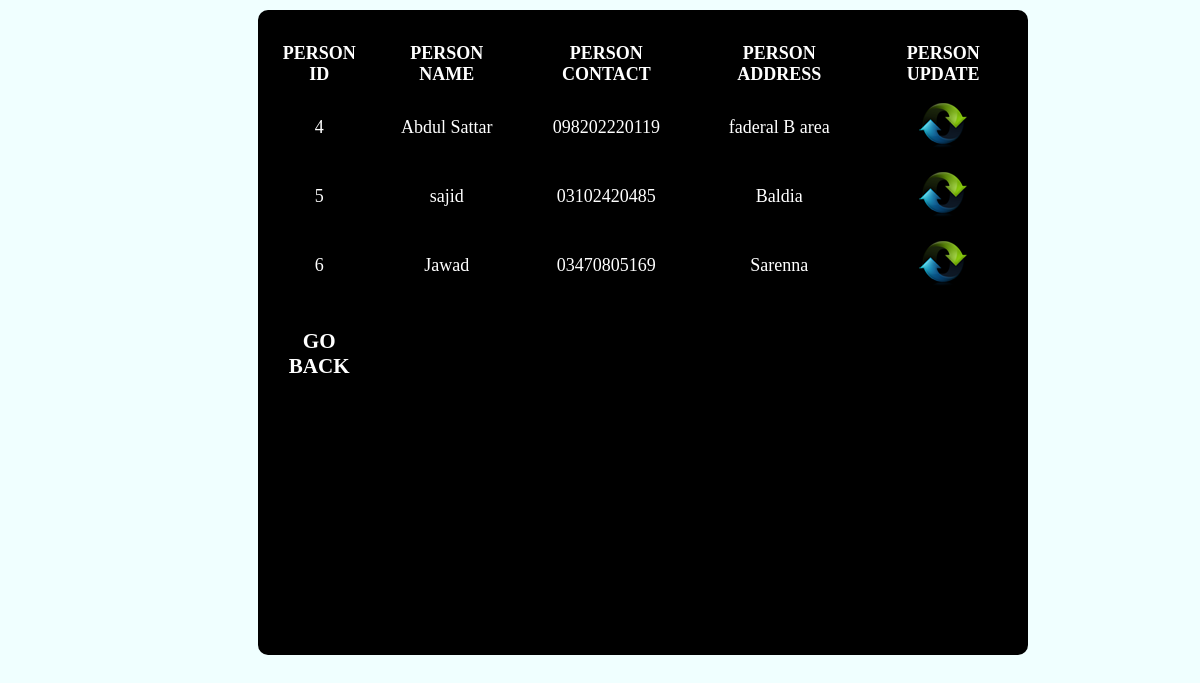
Page /update_person.php on the committed database.
### tables this page shows
CREATE TABLE `add_person` (
  `per_id` int(11) NOT NULL,
  `per_name` varchar(255) NOT NULL,
  `per_contact` varchar(255) NOT NULL,
  `per_address` varchar(255) NOT NULL
);

### update_person.php (the view, shortened to what this page needs)
<!DOCTYPE html>
<html>
<head>
	<link rel="stylesheet" type="text/css" href="style.css" media="all" />
</head>
<body>
<div class="maincontainer" style="width: 100%; height: 645px; background: Azure;">
<div style="width: 65%; height: 100%; background: black; border-radius: 10px; margin-top: 10px; color: white; margin-left: 250px;">
	<div style="width:100%; height: 100%;  border-radius: 20px; float: left;" class="chatbox">
			<div class="chatlogs">
			<div class="chat friend">
				<table align="center" style="margin-top: 20px; font-size: 18px; text-align: center;" border="0" cellspacing="10" cellpadding="3" >
				<tr>
					<th>PERSON ID</th>
					<th>PERSON NAME</th>
					<th>PERSON CONTACT</th>
					<th>PERSON ADDRESS</th>
					<th>PERSON UPDATE</th>
				</tr>
						<?php
				global $link;
		$get_person="select * from add_person";
		$run_get_person=mysqli_query($link,$get_person);
		while ($row_run_get_person=mysqli_fetch_array($run_get_person)) {
		$person_id=$row_run_get_person['per_id'];
		$person_name=$row_run_get_person['per_name'];
		$person_contact=$row_run_get_person['per_contact'];
		$person_address=$row_run_get_person['per_address'];
		echo '<tr>
				<td>'.$person_id.'</td>
				<td>'.$person_name.'</td>
				<td>'.$person_contact.'</td>
				<td>'.$person_address.'</td>
				<td><a href="update.php?update='.$person_id.'"><img src="images/update.png"/></a></td>
			</tr>';
		}
				?>
				<tr>
					<td><a href="main_page.php" style="text-decoration: none; color: white;"><h3>GO BACK</h3></a></td>
				</tr>
		</div>
	</div>
</div>
</div>
</body>
</html>

### style.css (style rules this page uses)
body { background: Azure ; }
.maincontainer { width: 100%; height: 1000px; background-color:black; }

### update_person.php (style rules this page uses)
.chatbox { width:100%; height:100%; }
.chatlogs { width: 100%; height: 100%; overflow-x:hidden; overflow-y:scroll; }
.chat { display: flex; flex-flow: row wrap; align-items: flex-start; margin-bottom: 10px; }

### rows in the picture
add_person: per_id "4", per_name "Abdul Sattar", per_contact "098202220119", per_address "faderal B area"
add_person: per_id "5", per_name "sajid", per_contact "03102420485", per_address "Baldia"
add_person: per_id "6", per_name "Jawad", per_contact "03470805169", per_address "Sarenna"
